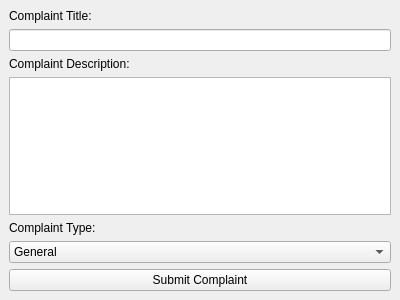
<?xml version="1.0" encoding="UTF-8"?>
<ui version="4.0">
    <class>ComplaintApp</class>
    <widget class="QMainWindow" name="ComplaintApp">
        <property name="geometry">
            <rect>
                <x>100</x>
                <y>100</y>
                <width>400</width>
                <height>300</height>
            </rect>
        </property>
        <property name="windowTitle">
            <string>Complaint Management</string>
        </property>
        <widget class="QWidget" name="centralwidget">
            <layout class="QVBoxLayout" name="verticalLayout">
                <item>
                    <widget class="QLabel" name="title_label">
                        <property name="text">
                            <string>Complaint Title:</string>
                        </property>
                    </widget>
                </item>
                <item>
                    <widget class="QLineEdit" name="title_input"/>
                </item>
                <item>
                    <widget class="QLabel" name="description_label">
                        <property name="text">
                            <string>Complaint Description:</string>
                        </property>
                    </widget>
                </item>
                <item>
                    <widget class="QTextEdit" name="description_input"/>
                </item>
                <item>
                    <widget class="QLabel" name="type_label">
                        <property name="text">
                            <string>Complaint Type:</string>
                        </property>
                    </widget>
                </item>
                <item>
                    <widget class="QComboBox" name="complaint_type_input">
                        <item>
                            <property name="text">
                                <string>General</string>
                            </property>
                        </item>
                        <item>
                            <property name="text">
                                <string>Technical</string>
                            </property>
                        </item>
                        <item>
                            <property name="text">
                                <string>Billing</string>
                            </property>
                        </item>
                        <item>
                            <property name="text">
                                <string>Maintenance</string>
                            </property>
                        </item>
                        <item>
                            <property name="text">
                                <string>Mess</string>
                            </property>
                        </item>
                        <item>
                            <property name="text">
                                <string>Safety</string>
                            </property>
                        </item>
                    </widget>
                </item>
                <item>
                    <widget class="QPushButton" name="submit_button">
                        <property name="text">
                            <string>Submit Complaint</string>
                        </property>
                    </widget>
                </item>
            </layout>
        </widget>
    </widget>
</ui>
